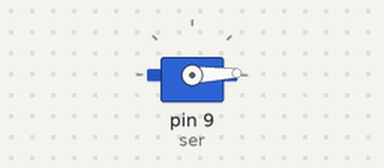
Bench run of a sketch on a simulated Arduino Uno, built with avr-gcc and run on an emulated ATmega328P. On the bench: servo. What the sketch prints to the serial monitor is not drawn.

Above: at 0.05 s.
At 0.95 s:
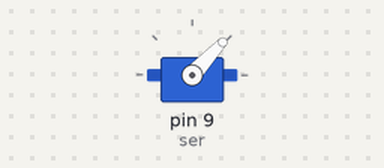
At 1.85 s:
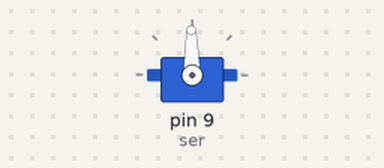
At 3.65 s:
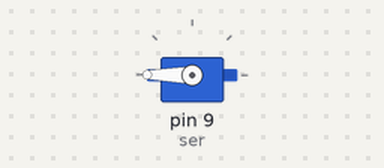
Timing chart, 0 to 8.4 s (numbered marks = the images above):
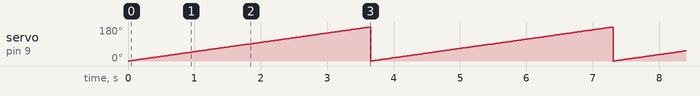

Measured:
- by itself, servo on pin 9 (ser): ramps from 0° to 180° and jumps back, once every 3.7 s

The sketch:

Lcd.ino
```cpp
#include <Servo.h>
#include <Servo.h>
Servo ser;
void setup()
{
  Serial.begin(9600);
  ser.attach(9);
  Serial.println("connecting");
  while(!ser.attached())
  {
    Serial.print(".");
    delay(1000);// put your setup code here, to run once:
  }
  if(ser.attached())
  Serial.println("!connected");
  ser.write(90);


}

void loop() {
Serial.println("working");

  for(int i=0;i<=90;i++)
  {
    ser.write(i);
    delay(20);
  }
  for(int i = 0;i<=90;i++)
  {
    ser.write(i+90);
    delay(20);
  }

  //delay(1000);
  //ser.write();
  //delay(1000);
  // put your main code here, to run repeatedly:
}
```
